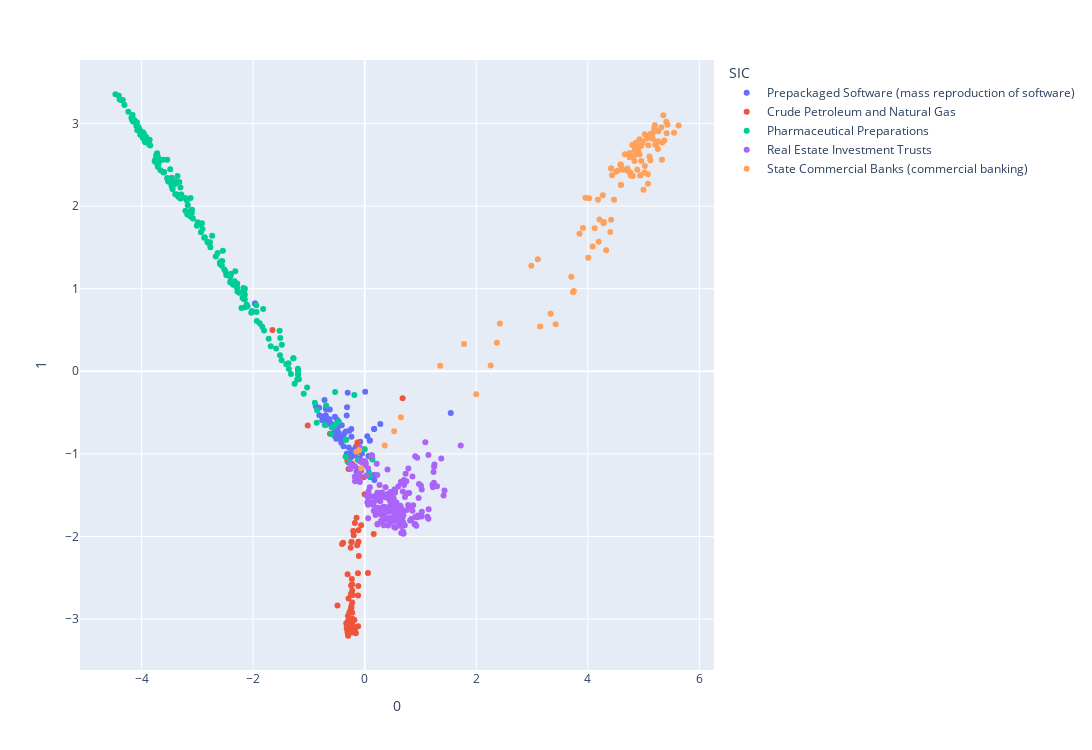

The cell this chart's notebook holds for it:
### Markdown cell above
### Plotting the TF-IDF Dot Product Matrix

### Code cell
plot_tfidf_dot = visualize(tfidf_dot, tfidf_dot.index, df['SIC_desc'])

### Figure 1 — Plotly figure (JSON) as saved in the notebook; plotly's stock layout.template omitted (floating-point values rounded to 4 significant figures; data arrays with more than 128 entries replaced by an {"elided": "..."} marker saying what was removed)
{"data": [{"customdata": [["Prepackaged Software (mass reproduction of software)"], ["Prepackaged Software (mass reproduction of software)"], ["Prepackaged Software (mass reproduction of software)"], ["Prepackaged Software (mass reproduction of software)"], ["Prepackaged Software (mass reproduction of software)"], ["Prepackaged Software (mass reproduction of software)"], ["Prepackaged Software (mass reproduction of software)"], ["Prepackaged Software (mass reproduction of software)"], ["Prepackaged Software (mass reproduction of software)"], ["Prepackaged Software (mass reproduction of software)"], ["Prepackaged Software (mass reproduction of software)"], ["Prepackaged Software (mass reproduction of software)"], ["Prepackaged Software (mass reproduction of software)"], ["Prepackaged Software (mass reproduction of software)"], ["Prepackaged Software (mass reproduction of software)"], ["Prepackaged Software (mass reproduction of software)"], ["Prepackaged Software (mass reproduction of software)"], ["Prepackaged Software (mass reproduction of software)"], ["Prepackaged Software (mass reproduction of software)"], ["Prepackaged Software (mass reproduction of software)"], ["Prepackaged Software (mass reproduction of software)"], ["Prepackaged Software (mass reproduction of software)"], ["Prepackaged Software (mass reproduction of software)"], ["Prepackaged Software (mass reproduction of software)"], ["Prepackaged Software (mass reproduction of software)"], ["Prepackaged Software (mass reproduction of software)"], ["Prepackaged Software (mass reproduction of software)"], ["Prepackaged Software (mass reproduction of software)"], ["Prepackaged Software (mass reproduction of software)"], ["Prepackaged Software (mass reproduction of software)"], ["Prepackaged Software (mass reproduction of software)"], ["Prepackaged Software (mass reproduction of software)"], ["Prepackaged Software (mass reproduction of software)"], ["Prepackaged Software (mass reproduction of software)"], ["Prepackaged Software (mass reproduction of software)"], ["Prepackaged Software (mass reproduction of software)"], ["Prepackaged Software (mass reproduction of software)"], ["Prepackaged Software (mass reproduction of software)"], ["Prepackaged Software (mass reproduction of software)"], ["Prepackaged Software (mass reproduction of software)"], ["Prepackaged Software (mass reproduction of software)"], ["Prepackaged Software (mass reproduction of software)"], ["Prepackaged Software (mass reproduction of software)"], ["Prepackaged Software (mass reproduction of software)"], ["Prepackaged Software (mass reproduction of software)"], ["Prepackaged Software (mass reproduction of software)"], ["Prepackaged Software (mass reproduction of software)"], ["Prepackaged Software (mass reproduction of software)"], ["Prepackaged Software (mass reproduction of software)"], ["Prepackaged Software (mass reproduction of software)"], ["Prepackaged Software (mass reproduction of software)"], ["Prepackaged Software (mass reproduction of software)"], ["Prepackaged Software (mass reproduction of software)"], ["Prepackaged Software (mass reproduction of software)"], ["Prepackaged Software (mass reproduction of software)"], ["Prepackaged Software (mass reproduction of software)"], ["Prepackaged Software (mass reproduction of software)"], ["Prepackaged Software (mass reproduction of software)"], ["Prepackaged Software (mass reproduction of software)"], ["Prepackaged Software (mass reproduction of software)"], ["Prepackaged Software (mass reproduction of software)"], ["Prepackaged Software (mass reproduction of software)"], ["Prepackaged Software (mass reproduction of software)"], ["Prepackaged Software (mass reproduction of software)"], ["Prepackaged Software (mass reproduction of software)"], ["Prepackaged Software (mass reproduction of software)"], ["Prepackaged Software (mass reproduction of software)"], ["Prepackaged Software (mass reproduction of software)"], ["Prepackaged Software (mass reproduction of software)"], ["Prepackaged Software (mass reproduction of software)"], ["Prepackaged Software (mass reproduction of software)"], ["Prepackaged Software (mass reproduction of software)"], ["Prepackaged Software (mass reproduction of software)"], ["Prepackaged Software (mass reproduction of software)"], ["Prepackaged Software (mass reproduction of software)"], ["Prepackaged Software (mass reproduction of software)"], ["Prepackaged Software (mass reproduction of software)"], ["Prepackaged Software (mass reproduction of software)"], ["Prepackaged Software (mass reproduction of software)"], ["Prepackaged Software (mass reproduction of software)"]], "hovertemplate": "SIC=Prepackaged Software (mass reproduction of software)<br>0=%{x}<br>1=%{y}<br>Name=%{customdata[0]}<extra></extra>", "legendgroup": "Prepackaged Software (mass reproduction of software)", "marker": {"color": "#636efa", "symbol": "circle"}, "mode": "markers", "name": "Prepackaged Software (mass reproduction of software)", "orientation": "v", "showlegend": true, "type": "scatter", "x": [-0.6938, -0.3404, -0.4699, -0.6803, -0.1189, -0.5392, -0.2945, -0.2945, -0.2494, -0.4115, -0.6265, -0.5458, -0.2385, -0.1448, -0.2865, -0.597, 0.2803, -0.2035, -0.05049, -0.3649, -0.4851, -0.5054, -1.966, -1.966, 0.1689, 0.1689, 0.0999, 0.0999, -0.3789, -0.377, -0.1964, -0.8173, 0.0647, -0.4211, -0.6907, -0.5006, -0.2723, -0.4942, -0.2531, -0.2531, -0.2531, -0.1695, 0.5341, -0.08012, -0.2853, -0.6304, -0.1641, -0.7605, -0.8132, -0.091, 0.04566, -0.4689, 1.543, -0.42, -0.6869, -0.5109, -0.2397, -0.4802, -0.3212, -0.7202, -0.5339, -0.3142, -0.0591, -0.6872, -0.4489, -0.1598, -0.5419, 0.008672, -0.3049, -0.6973, -0.699, 0.1653, 0.1735, -0.4857, 0.09169, 0.09169, -0.74, -0.323, -0.3167, -0.8768], "xaxis": "x", "y": [-0.648, -0.7291, -0.7901, -0.5756, -1.184, -0.7105, -1.098, -1.098, -0.9861, -0.6522, -0.4623, -0.7519, -0.793, -1.217, -1.008, -0.6367, -0.6373, -0.9545, -0.9995, -0.7532, -0.8142, -0.7964, 0.8208, 0.8208, -0.7001, -0.7001, -1.28, -1.28, -0.9065, -0.8133, -0.99, -0.4401, -1.025, -0.8638, -0.4596, -0.6553, -0.7205, -0.5881, -1.045, -1.045, -1.045, -1.017, -1.43, -0.853, -0.9228, -0.5805, -0.9992, -0.5923, -0.5327, -1.057, -0.7879, -0.7429, -0.5044, -0.8094, -0.6341, -0.8172, -0.6998, -0.7788, -0.9972, -0.3464, -0.5496, -1.028, -1.201, -0.5642, -0.7847, -0.916, -0.7807, -0.2466, -0.2614, -0.4474, -0.5316, -1.256, -1.315, -0.6839, -0.8382, -0.8382, -0.5482, -0.5347, -0.4363, -0.422], "yaxis": "y"}, {"customdata": [["Crude Petroleum and Natural Gas"], ["Crude Petroleum and Natural Gas"], ["Crude Petroleum and Natural Gas"], ["Crude Petroleum and Natural Gas"], ["Crude Petroleum and Natural Gas"], ["Crude Petroleum and Natural Gas"], ["Crude Petroleum and Natural Gas"], ["Crude Petroleum and Natural Gas"], ["Crude Petroleum and Natural Gas"], ["Crude Petroleum and Natural Gas"], ["Crude Petroleum and Natural Gas"], ["Crude Petroleum and Natural Gas"], ["Crude Petroleum and Natural Gas"], ["Crude Petroleum and Natural Gas"], ["Crude Petroleum and Natural Gas"], ["Crude Petroleum and Natural Gas"], ["Crude Petroleum and Natural Gas"], ["Crude Petroleum and Natural Gas"], ["Crude Petroleum and Natural Gas"], ["Crude Petroleum and Natural Gas"], ["Crude Petroleum and Natural Gas"], ["Crude Petroleum and Natural Gas"], ["Crude Petroleum and Natural Gas"], ["Crude Petroleum and Natural Gas"], ["Crude Petroleum and Natural Gas"], ["Crude Petroleum and Natural Gas"], ["Crude Petroleum and Natural Gas"], ["Crude Petroleum and Natural Gas"], ["Crude Petroleum and Natural Gas"], ["Crude Petroleum and Natural Gas"], ["Crude Petroleum and Natural Gas"], ["Crude Petroleum and Natural Gas"], ["Crude Petroleum and Natural Gas"], ["Crude Petroleum and Natural Gas"], ["Crude Petroleum and Natural Gas"], ["Crude Petroleum and Natural Gas"], ["Crude Petroleum and Natural Gas"], ["Crude Petroleum and Natural Gas"], ["Crude Petroleum and Natural Gas"], ["Crude Petroleum and Natural Gas"], ["Crude Petroleum and Natural Gas"], ["Crude Petroleum and Natural Gas"], ["Crude Petroleum and Natural Gas"], ["Crude Petroleum and Natural Gas"], ["Crude Petroleum and Natural Gas"], ["Crude Petroleum and Natural Gas"], ["Crude Petroleum and Natural Gas"], ["Crude Petroleum and Natural Gas"], ["Crude Petroleum and Natural Gas"], ["Crude Petroleum and Natural Gas"], ["Crude Petroleum and Natural Gas"], ["Crude Petroleum and Natural Gas"], ["Crude Petroleum and Natural Gas"], ["Crude Petroleum and Natural Gas"], ["Crude Petroleum and Natural Gas"], ["Crude Petroleum and Natural Gas"], ["Crude Petroleum and Natural Gas"], ["Crude Petroleum and Natural Gas"], ["Crude Petroleum and Natural Gas"], ["Crude Petroleum and Natural Gas"], ["Crude Petroleum and Natural Gas"], ["Crude Petroleum and Natural Gas"], ["Crude Petroleum and Natural Gas"], ["Crude Petroleum and Natural Gas"], ["Crude Petroleum and Natural Gas"], ["Crude Petroleum and Natural Gas"], ["Crude Petroleum and Natural Gas"], ["Crude Petroleum and Natural Gas"], ["Crude Petroleum and Natural Gas"], ["Crude Petroleum and Natural Gas"], ["Crude Petroleum and Natural Gas"], ["Crude Petroleum and Natural Gas"], ["Crude Petroleum and Natural Gas"], ["Crude Petroleum and Natural Gas"], ["Crude Petroleum and Natural Gas"], ["Crude Petroleum and Natural Gas"], ["Crude Petroleum and Natural Gas"], ["Crude Petroleum and Natural Gas"], ["Crude Petroleum and Natural Gas"], ["Crude Petroleum and Natural Gas"]], "hovertemplate": "SIC=Crude Petroleum and Natural Gas<br>0=%{x}<br>1=%{y}<br>Name=%{customdata[0]}<extra></extra>", "legendgroup": "Crude Petroleum and Natural Gas", "marker": {"color": "#EF553B", "symbol": "circle"}, "mode": "markers", "name": "Crude Petroleum and Natural Gas", "orientation": "v", "showlegend": true, "type": "scatter", "x": [-0.2808, -0.3073, -1.655, 0.6794, -0.2242, -0.1295, 0.122, -0.1292, -0.09659, -0.3213, -0.001497, -0.2826, -0.3002, -0.3075, -0.2066, -0.291, -0.2245, -0.3308, -0.2907, -0.2848, -0.1578, -0.2395, -0.3119, -0.2436, -1.021, -0.2968, -0.3068, -0.2321, -0.1836, -0.2782, -0.3002, 0.05801, -0.1458, -0.265, -0.1127, 0.1619, -0.4884, -0.1194, -0.218, -0.1346, -0.2297, -0.2602, -0.2366, -0.2366, -0.2599, -0.2237, -0.2233, -0.1975, -0.3077, -0.3213, -0.2967, -0.4053, -0.1125, -0.1066, -0.3866, -0.1847, -0.2471, -0.2629, -0.2762, -0.2552, -0.3001, -0.1154, -0.1774, -0.2262, -0.2122, -0.6227, -0.06379, -0.3008, -0.2563, -0.1211, -0.2385, -0.2145, -0.2262, -0.119, -0.2524, -0.1745, -0.2421, -0.01635, -0.221, -0.2079], "xaxis": "x", "y": [-3.061, -2.458, 0.5009, -0.3266, -2.653, -0.8835, -1.051, -0.8629, -1.213, -3.116, -1.488, -3.134, -3.043, -3.159, -1.934, -1.184, -2.8, -3.05, -2.75, -3.116, -3.171, -2.844, -1.084, -2.592, -0.6578, -3.202, -3.079, -2.999, -3.143, -3.025, -2.963, -2.442, -1.773, -3.056, -1.926, -1.969, -2.836, -2.715, -3.028, -2.105, -2.514, -3.154, -2.067, -2.067, -3.013, -3.089, -2.923, -1.987, -3.113, -3.091, -3.056, -2.091, -2.063, -2.237, -2.076, -3.012, -2.695, -3.07, -2.924, -2.889, -3.025, -2.599, -1.837, -1.12, -2.998, -0.7571, -1.865, -3.179, -3.103, -2.446, -2.862, -2.708, -2.578, -3.086, -2.138, -3.132, -3.103, -1.283, -3.162, -3.085], "yaxis": "y"}, {"customdata": {"elided": "208x1 str values"}, "hovertemplate": "SIC=Pharmaceutical Preparations<br>0=%{x}<br>1=%{y}<br>Name=%{customdata[0]}<extra></extra>", "legendgroup": "Pharmaceutical Preparations", "marker": {"color": "#00cc96", "symbol": "circle"}, "mode": "markers", "name": "Pharmaceutical Preparations", "orientation": "v", "showlegend": true, "type": "scatter", "x": {"elided": "208 float values"}, "xaxis": "x", "y": {"elided": "208 float values"}, "yaxis": "y"}, {"customdata": {"elided": "191x1 str values"}, "hovertemplate": "SIC=Real Estate Investment Trusts<br>0=%{x}<br>1=%{y}<br>Name=%{customdata[0]}<extra></extra>", "legendgroup": "Real Estate Investment Trusts", "marker": {"color": "#ab63fa", "symbol": "circle"}, "mode": "markers", "name": "Real Estate Investment Trusts", "orientation": "v", "showlegend": true, "type": "scatter", "x": {"elided": "191 float values"}, "xaxis": "x", "y": {"elided": "191 float values"}, "yaxis": "y"}, {"customdata": [["State Commercial Banks (commercial banking)"], ["State Commercial Banks (commercial banking)"], ["State Commercial Banks (commercial banking)"], ["State Commercial Banks (commercial banking)"], ["State Commercial Banks (commercial banking)"], ["State Commercial Banks (commercial banking)"], ["State Commercial Banks (commercial banking)"], ["State Commercial Banks (commercial banking)"], ["State Commercial Banks (commercial banking)"], ["State Commercial Banks (commercial banking)"], ["State Commercial Banks (commercial banking)"], ["State Commercial Banks (commercial banking)"], ["State Commercial Banks (commercial banking)"], ["State Commercial Banks (commercial banking)"], ["State Commercial Banks (commercial banking)"], ["State Commercial Banks (commercial banking)"], ["State Commercial Banks (commercial banking)"], ["State Commercial Banks (commercial banking)"], ["State Commercial Banks (commercial banking)"], ["State Commercial Banks (commercial banking)"], ["State Commercial Banks (commercial banking)"], ["State Commercial Banks (commercial banking)"], ["State Commercial Banks (commercial banking)"], ["State Commercial Banks (commercial banking)"], ["State Commercial Banks (commercial banking)"], ["State Commercial Banks (commercial banking)"], ["State Commercial Banks (commercial banking)"], ["State Commercial Banks (commercial banking)"], ["State Commercial Banks (commercial banking)"], ["State Commercial Banks (commercial banking)"], ["State Commercial Banks (commercial banking)"], ["State Commercial Banks (commercial banking)"], ["State Commercial Banks (commercial banking)"], ["State Commercial Banks (commercial banking)"], ["State Commercial Banks (commercial banking)"], ["State Commercial Banks (commercial banking)"], ["State Commercial Banks (commercial banking)"], ["State Commercial Banks (commercial banking)"], ["State Commercial Banks (commercial banking)"], ["State Commercial Banks (commercial banking)"], ["State Commercial Banks (commercial banking)"], ["State Commercial Banks (commercial banking)"], ["State Commercial Banks (commercial banking)"], ["State Commercial Banks (commercial banking)"], ["State Commercial Banks (commercial banking)"], ["State Commercial Banks (commercial banking)"], ["State Commercial Banks (commercial banking)"], ["State Commercial Banks (commercial banking)"], ["State Commercial Banks (commercial banking)"], ["State Commercial Banks (commercial banking)"], ["State Commercial Banks (commercial banking)"], ["State Commercial Banks (commercial banking)"], ["State Commercial Banks (commercial banking)"], ["State Commercial Banks (commercial banking)"], ["State Commercial Banks (commercial banking)"], ["State Commercial Banks (commercial banking)"], ["State Commercial Banks (commercial banking)"], ["State Commercial Banks (commercial banking)"], ["State Commercial Banks (commercial banking)"], ["State Commercial Banks (commercial banking)"], ["State Commercial Banks (commercial banking)"], ["State Commercial Banks (commercial banking)"], ["State Commercial Banks (commercial banking)"], ["State Commercial Banks (commercial banking)"], ["State Commercial Banks (commercial banking)"], ["State Commercial Banks (commercial banking)"], ["State Commercial Banks (commercial banking)"], ["State Commercial Banks (commercial banking)"], ["State Commercial Banks (commercial banking)"], ["State Commercial Banks (commercial banking)"], ["State Commercial Banks (commercial banking)"], ["State Commercial Banks (commercial banking)"], ["State Commercial Banks (commercial banking)"], ["State Commercial Banks (commercial banking)"], ["State Commercial Banks (commercial banking)"], ["State Commercial Banks (commercial banking)"], ["State Commercial Banks (commercial banking)"], ["State Commercial Banks (commercial banking)"], ["State Commercial Banks (commercial banking)"], ["State Commercial Banks (commercial banking)"], ["State Commercial Banks (commercial banking)"], ["State Commercial Banks (commercial banking)"], ["State Commercial Banks (commercial banking)"], ["State Commercial Banks (commercial banking)"], ["State Commercial Banks (commercial banking)"], ["State Commercial Banks (commercial banking)"], ["State Commercial Banks (commercial banking)"], ["State Commercial Banks (commercial banking)"], ["State Commercial Banks (commercial banking)"], ["State Commercial Banks (commercial banking)"], ["State Commercial Banks (commercial banking)"], ["State Commercial Banks (commercial banking)"], ["State Commercial Banks (commercial banking)"], ["State Commercial Banks (commercial banking)"], ["State Commercial Banks (commercial banking)"], ["State Commercial Banks (commercial banking)"], ["State Commercial Banks (commercial banking)"], ["State Commercial Banks (commercial banking)"], ["State Commercial Banks (commercial banking)"], ["State Commercial Banks (commercial banking)"], ["State Commercial Banks (commercial banking)"], ["State Commercial Banks (commercial banking)"], ["State Commercial Banks (commercial banking)"], ["State Commercial Banks (commercial banking)"], ["State Commercial Banks (commercial banking)"], ["State Commercial Banks (commercial banking)"], ["State Commercial Banks (commercial banking)"], ["State Commercial Banks (commercial banking)"], ["State Commercial Banks (commercial banking)"], ["State Commercial Banks (commercial banking)"], ["State Commercial Banks (commercial banking)"], ["State Commercial Banks (commercial banking)"], ["State Commercial Banks (commercial banking)"], ["State Commercial Banks (commercial banking)"], ["State Commercial Banks (commercial banking)"], ["State Commercial Banks (commercial banking)"]], "hovertemplate": "SIC=State Commercial Banks (commercial banking)<br>0=%{x}<br>1=%{y}<br>Name=%{customdata[0]}<extra></extra>", "legendgroup": "State Commercial Banks (commercial banking)", "marker": {"color": "#FFA15A", "symbol": "circle"}, "mode": "markers", "name": "State Commercial Banks (commercial banking)", "orientation": "v", "showlegend": true, "type": "scatter", "x": [4.605, 4.123, 3.424, 5.429, 4.887, 5.354, 4.872, 2.424, 4.47, 4.419, 4.419, -0.06297, 2.987, 5.255, 4.801, 4.59, 4.087, 5.185, 4.765, 4.837, 4.593, 4.593, 4.532, 5.33, 4.33, 5.165, 2.258, 5.121, 5.021, 5.088, 4.023, 5.105, 4.281, 4.983, 4.182, 5.265, 5.209, 5.077, 4.402, 3.104, 3.749, 0.3591, 5.372, 4.807, 4.711, 0.6477, 4.289, 4.844, 5.141, 5.225, 5.191, 4.626, 4.93, 4.269, 4.797, 4.939, 5.022, 3.912, 5.127, 5.127, 4.768, 5.124, 5.547, 5.078, 4.858, 5.407, 2.371, 4.86, 4.715, 1.999, 4.945, 4.825, 5.32, 4.906, 3.852, 5.089, 5.203, 4.586, 4.008, -0.1522, 4.665, 4.959, 4.979, 3.334, 4.95, 5.256, 5.256, 5.085, -0.1013, 4.599, 1.781, 4.195, 5.413, 4.957, 4.998, 4.208, 3.735, 4.749, 5.015, 5.074, 4.867, 3.704, 5.336, 5.064, 4.418, 4.508, 1.353, 4.927, 3.147, 0.529, 5.209, 4.436, 4.754, 5.147, 3.956, 5.627], "xaxis": "x", "y": [2.455, 1.732, 0.5698, 2.984, 2.44, 3.101, 2.693, 0.5781, 2.075, 2.455, 2.455, -1.174, 1.279, 2.69, 2.371, 2.501, 1.509, 2.898, 2.408, 2.544, 2.255, 2.255, 2.426, 2.562, 1.467, 2.811, 0.06852, 2.555, 2.87, 2.847, 2.095, 2.6, 1.791, 2.783, 2.076, 2.905, 2.746, 2.384, 1.686, 1.356, 0.9726, -0.9, 2.795, 2.365, 2.453, -0.558, 1.806, 2.681, 2.87, 2.736, 2.941, 2.441, 2.809, 2.13, 2.738, 2.37, 2.484, 1.734, 2.856, 2.856, 2.371, 2.877, 2.888, 2.27, 2.766, 3.02, 0.3464, 2.73, 2.425, -0.2785, 2.732, 2.599, 2.953, 2.664, 1.666, 2.836, 2.977, 2.502, 1.373, -0.9748, 2.628, 2.547, 2.765, 0.6972, 2.374, 2.781, 2.781, 2.735, -0.9569, 2.491, 0.3305, 1.568, 2.883, 2.727, 2.197, 1.839, 0.9579, 2.592, 2.406, 2.831, 2.635, 1.144, 2.77, 2.819, 1.836, 2.416, 0.0678, 2.624, 0.5426, -0.727, 2.922, 2.374, 2.643, 2.85, 2.1, 2.976], "yaxis": "y"}], "layout": {"height": 750, "legend": {"title": {"text": "SIC"}, "tracegroupgap": 0}, "margin": {"t": 60}, "width": 1200, "xaxis": {"anchor": "y", "domain": [0, 1], "title": {"text": "0"}}, "yaxis": {"anchor": "x", "domain": [0, 1], "title": {"text": "1"}}}}
